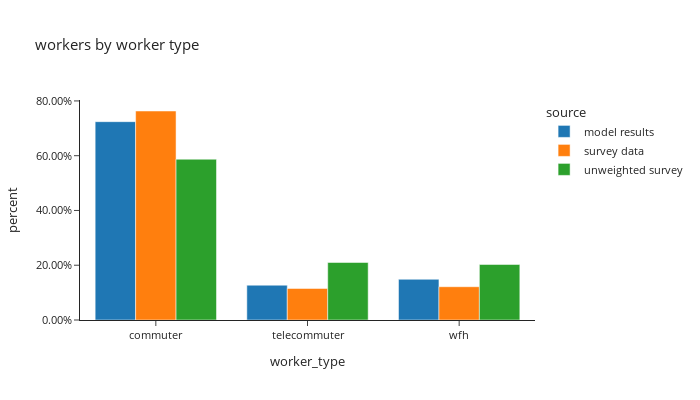

Notebook code cell kept with this figure:
### Code cell
# worker counts by worker type
df_worker_count = df_full_person_day_workers.groupby(['source','worker_type'])['pdexpfac']. \
    sum().reset_index()
df_worker_count['percent'] = df_worker_count.groupby(['source'], group_keys=False)['pdexpfac']. \
    apply(lambda x: x / float(x.sum()))

fig = px.bar(df_worker_count.sort_values(by=['source']), x="worker_type", y="percent", custom_data=['pdexpfac'],
             color="source",
             barmode="group",template="simple_white",
             title="workers by worker type")
fig.update_traces(hovertemplate="share of workers: %{y:.2%}<br>" +
                                "worker counts: %{customdata[0]:.0f}",)
fig.update_layout(height=400, width=700, font=dict(size=11),
                  yaxis_tickformat = '.2%')
fig.show()

### Figure 1 — Plotly figure (JSON) as saved in the notebook; plotly's stock layout.template omitted (floating-point values rounded to 4 significant figures)
{"data": [{"alignmentgroup": "True", "customdata": [[1619000.0], [284100.0], [332400.0]], "hovertemplate": "share of workers: %{y:.2%}<br>worker counts: %{customdata[0]:.0f}", "legendgroup": "model results", "marker": {"color": "#1F77B4", "pattern": {"shape": ""}}, "name": "model results", "offsetgroup": "model results", "orientation": "v", "showlegend": true, "textposition": "auto", "type": "bar", "x": ["commuter", "telecommuter", "wfh"], "xaxis": "x", "y": [0.7243, 0.1271, 0.1487], "yaxis": "y"}, {"alignmentgroup": "True", "customdata": [[1604000.0], [242200.0], [255400.0]], "hovertemplate": "share of workers: %{y:.2%}<br>worker counts: %{customdata[0]:.0f}", "legendgroup": "survey data", "marker": {"color": "#FF7F0E", "pattern": {"shape": ""}}, "name": "survey data", "offsetgroup": "survey data", "orientation": "v", "showlegend": true, "textposition": "auto", "type": "bar", "x": ["commuter", "telecommuter", "wfh"], "xaxis": "x", "y": [0.7632, 0.1152, 0.1215], "yaxis": "y"}, {"alignmentgroup": "True", "customdata": [[3025.0], [1082.0], [1045.0]], "hovertemplate": "share of workers: %{y:.2%}<br>worker counts: %{customdata[0]:.0f}", "legendgroup": "unweighted survey", "marker": {"color": "#2CA02C", "pattern": {"shape": ""}}, "name": "unweighted survey", "offsetgroup": "unweighted survey", "orientation": "v", "showlegend": true, "textposition": "auto", "type": "bar", "x": ["commuter", "telecommuter", "wfh"], "xaxis": "x", "y": [0.5872, 0.21, 0.2028], "yaxis": "y"}], "layout": {"barmode": "group", "font": {"size": 11}, "height": 400, "legend": {"title": {"text": "source"}, "tracegroupgap": 0}, "title": {"text": "workers by worker type"}, "width": 700, "xaxis": {"anchor": "y", "domain": [0.0, 1.0], "title": {"text": "worker_type"}}, "yaxis": {"anchor": "x", "domain": [0.0, 1.0], "tickformat": ".2%", "title": {"text": "percent"}}}}
